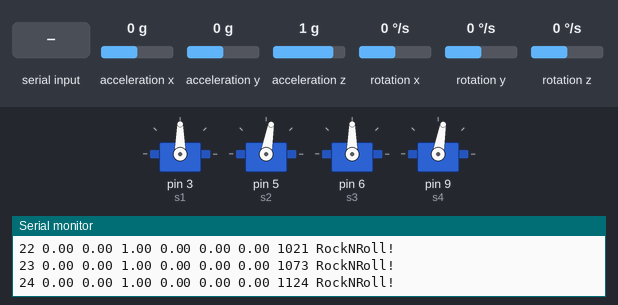
A sketch run on a simulated Arduino Uno, built with avr-gcc and run on an emulated ATmega328P. Parts: 4 × servo, the last lines printed to the serial monitor. Wiring (inferred from the names in the program): MPU-6050 motion sensor at I2C address 0x68. The test bench sets the inputs (shaded band); at power-on: acceleration x 0 g, acceleration y 0 g, acceleration z 1 g, rotation x 0 °/s, rotation y 0 °/s, rotation z 0 °/s.

Above: at 1.2 s.
1.3 s: "90,45,200\n" received over Serial
At 2.5 s:
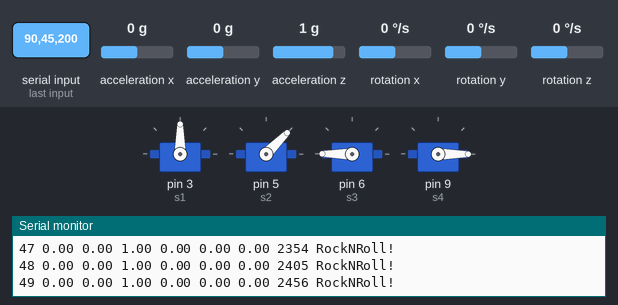
2.8 s: "30,150,10\n" received over Serial
At 3.9 s:
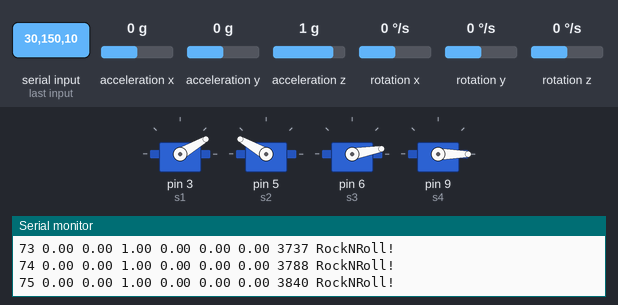
4.3 s: "90,45\n" received over Serial
At 5.5 s:
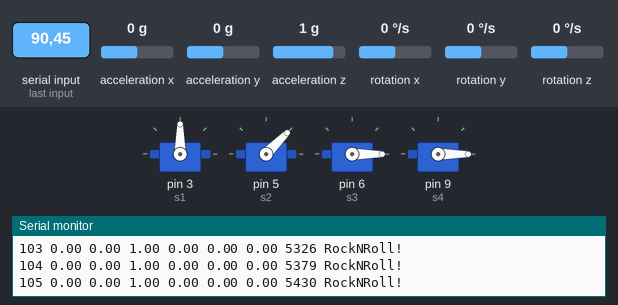
5.8 s: "30,150,10,200\n" received over Serial
At 7.1 s:
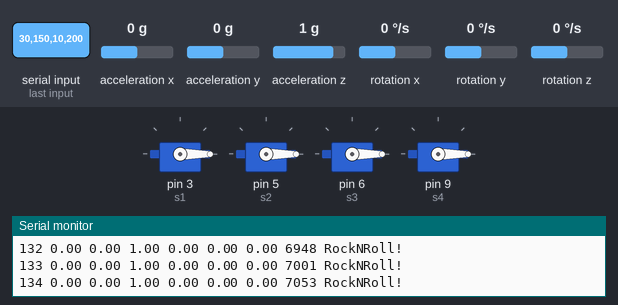
7.4 s: "90\n" received over Serial
At 8.6 s:
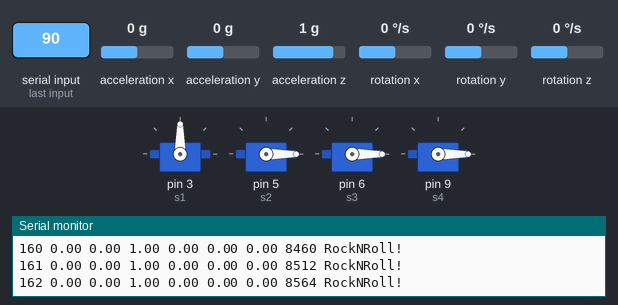
8.9 s: "200\n" received over Serial
At 10.2 s:
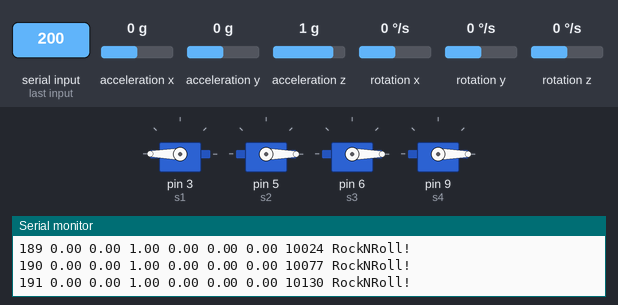
Timing chart, 0 to 11.5 s (numbered marks = the images above; inputs shaded):
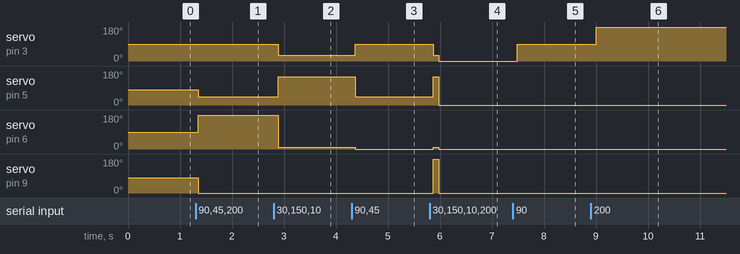

Measured:
- after the input at 1.3 s, servo on pin 5 (s2): 80° → 45° after 0.05 s; servo on pin 6 (s3): 90° → 180° after 0.05 s; servo on pin 9 (s4): 80° → 0° after 0.05 s
- after the input at 2.8 s, servo on pin 3 (s1): 90° → 30° after 0.09 s; servo on pin 5 (s2): 45° → 150° after 0.09 s; servo on pin 6 (s3): 180° → 10° after 0.09 s
- after the input at 4.3 s, servo on pin 3 (s1): 30° → 90° after 0.07 s; servo on pin 5 (s2): 150° → 45° after 0.07 s; servo on pin 6 (s3): 10° → 0° after 0.07 s
- after the input at 5.8 s, servo on pin 3 (s1): 90° → 30° after 0.07 s, → 0° 0.11 s later; servo on pin 5 (s2): 45° → 150° after 0.07 s, → 0° 0.11 s later; servo on pin 6 (s3): 0° → 10° after 0.07 s, → 0° 0.11 s later; servo on pin 9 (s4): 0° → 180° after 0.07 s, → 0° 0.11 s later
- after the input at 7.4 s, servo on pin 3 (s1): 0° → 90° after 0.09 s
- after the input at 8.9 s, servo on pin 3 (s1): 90° → 180° after 0.10 s

The sketch:

walkingBot.ino
```cpp
// MPU-6050 Short Example Sketch
// By Arduino User JohnChi
// August 17, 2014
// Public Domain
#include <Wire.h>
#include <Servo.h>

#define SERIAL_BAUD_RATE 9600
//#define SERIAL_BAUD_RATE 19200
//#define SERIAL_BAUD_RATE 115200   //tries to self-destroy :(
#define SERIAL_TIMEOUT_TIME 5
#define SERIAL_IN_OUT_DELAY 7

const int MPU_addr=0x68;  // I2C address of the MPU-6050
int16_t AcX,AcY,AcZ,Tmp,GyX,GyY,GyZ;
int16_t offset_gx, offset_gy, offset_gz;
double ax, ay, az;
double gx, gy, gz;
int counter = 0;
unsigned long time;

Servo s1;
Servo s2;
Servo s3;
Servo s4;
int angle1 = 90;
int angle2 = 80;
int angle3 = 90;
int angle4 = 80;

void setup(){
  //  Initialize servomotors
  s1.attach(3);
  s2.attach(5);
  s3.attach(6);
  s4.attach(9);
  s1.write(angle1);
  s2.write(angle2);
  s3.write(angle3);
  s4.write(angle4);

  //  Initialize transmission
  //  With MPU6050 (IMU)
  Wire.begin();
  Wire.beginTransmission(MPU_addr);
  Wire.write(0x6B);  // PWR_MGMT_1 register
  Wire.write(0);     // set to zero (wakes up the MPU-6050)
  Wire.endTransmission(true);
  //  Serial communication with computer
  Serial.begin(SERIAL_BAUD_RATE);
  Serial.setTimeout(SERIAL_TIMEOUT_TIME);

  //  Initialize gyroscope offsets
  offset_gx = 0; offset_gy = 0; offset_gz = 0;
  int NB_DATA_INIT_GYRO_OFFSET = 10;
  for(int i=0; i<NB_DATA_INIT_GYRO_OFFSET; i++)
  {
    Wire.beginTransmission(MPU_addr);
    Wire.write(0x3B);  // starting with register 0x3B (ACCEL_XOUT_H)
    Wire.endTransmission(false);
    Wire.requestFrom(MPU_addr,14,true);  // request a total of 14 registers
    AcX=Wire.read()<<8|Wire.read();  // 0x3B (ACCEL_XOUT_H) & 0x3C (ACCEL_XOUT_L)
    AcY=Wire.read()<<8|Wire.read();  // 0x3D (ACCEL_YOUT_H) & 0x3E (ACCEL_YOUT_L)
    AcZ=Wire.read()<<8|Wire.read();  // 0x3F (ACCEL_ZOUT_H) & 0x40 (ACCEL_ZOUT_L)
    Tmp=Wire.read()<<8|Wire.read();  // 0x41 (TEMP_OUT_H) & 0x42 (TEMP_OUT_L)
    GyX=Wire.read()<<8|Wire.read();  // 0x43 (GYRO_XOUT_H) & 0x44 (GYRO_XOUT_L)
    GyY=Wire.read()<<8|Wire.read();  // 0x45 (GYRO_YOUT_H) & 0x46 (GYRO_YOUT_L)
    GyZ=Wire.read()<<8|Wire.read();  // 0x47 (GYRO_ZOUT_H) & 0x48 (GYRO_ZOUT_L)

    offset_gx += GyX;
    offset_gy += GyY;
    offset_gz += GyZ;
  }
  offset_gx = (int16_t)(double(offset_gx)/NB_DATA_INIT_GYRO_OFFSET);
  offset_gy = (int16_t)(double(offset_gy)/NB_DATA_INIT_GYRO_OFFSET);
  offset_gz = (int16_t)(double(offset_gz)/NB_DATA_INIT_GYRO_OFFSET);
}

void loop(){
  counter++;

  //  Read IMU data
  Wire.beginTransmission(MPU_addr);
  Wire.write(0x3B);  // starting with register 0x3B (ACCEL_XOUT_H)
  Wire.endTransmission(false);
  Wire.requestFrom(MPU_addr,14,true);  // request a total of 14 registers
  AcX=Wire.read()<<8|Wire.read();  // 0x3B (ACCEL_XOUT_H) & 0x3C (ACCEL_XOUT_L)
  AcY=Wire.read()<<8|Wire.read();  // 0x3D (ACCEL_YOUT_H) & 0x3E (ACCEL_YOUT_L)
  AcZ=Wire.read()<<8|Wire.read();  // 0x3F (ACCEL_ZOUT_H) & 0x40 (ACCEL_ZOUT_L)
  Tmp=Wire.read()<<8|Wire.read();  // 0x41 (TEMP_OUT_H) & 0x42 (TEMP_OUT_L)
  GyX=Wire.read()<<8|Wire.read();  // 0x43 (GYRO_XOUT_H) & 0x44 (GYRO_XOUT_L)
  GyY=Wire.read()<<8|Wire.read();  // 0x45 (GYRO_YOUT_H) & 0x46 (GYRO_YOUT_L)
  GyZ=Wire.read()<<8|Wire.read();  // 0x47 (GYRO_ZOUT_H) & 0x48 (GYRO_ZOUT_L)

  //  Convert raw data into appropriate values
  ax = double(AcX)/16384;
  ay = double(AcY)/16384;
  az = double(AcZ)/16384;
  gx = double(GyX-offset_gx)/131;
  gy = double(GyY-offset_gy)/131;
  gz = double(GyZ-offset_gz)/131;

  /*  Send Data to serial port. Format:
        counter ax ay az gx gy gz time RockNRoll!\n
      example:
        6162 -0.84 0.18 -0.53 0.27 -0.02 -0.35 105554 RockNRoll!
  */
  Serial.print(counter); Serial.print(" ");
  Serial.print(ax); Serial.print(" ");
  Serial.print(ay); Serial.print(" ");
  Serial.print(az); Serial.print(" ");
  Serial.print(gx); Serial.print(" ");
  Serial.print(gy); Serial.print(" ");
  Serial.print(gz); Serial.print(" ");
  time = millis();
  Serial.print(time); Serial.print(" ");
  Serial.print("RockNRoll!"); Serial.print("\n");

  //  Read Angles commands
  delay(SERIAL_IN_OUT_DELAY);
  while (Serial.available() > 0) {
    // look for the next valid integer in the incoming serial stream:
    int angle1 = Serial.parseInt();
    int angle2 = Serial.parseInt();
    int angle3 = Serial.parseInt();
    int angle4 = Serial.parseInt();

    Serial.print("Received torque commands: angles 1-2-3-4: ");
    Serial.print(angle1); Serial.print(" ");
    Serial.print(angle2); Serial.print(" ");
    Serial.print(angle3); Serial.print(" ");
    Serial.print(angle4); Serial.println(" ");

    //  Set angles to commands
    //  ! WARNING! Commands need to be well designed, no security is included here
    s1.write(angle1);
    s2.write(angle2);
    s3.write(angle3);
    s4.write(angle4);

    break;
  }

}
```
